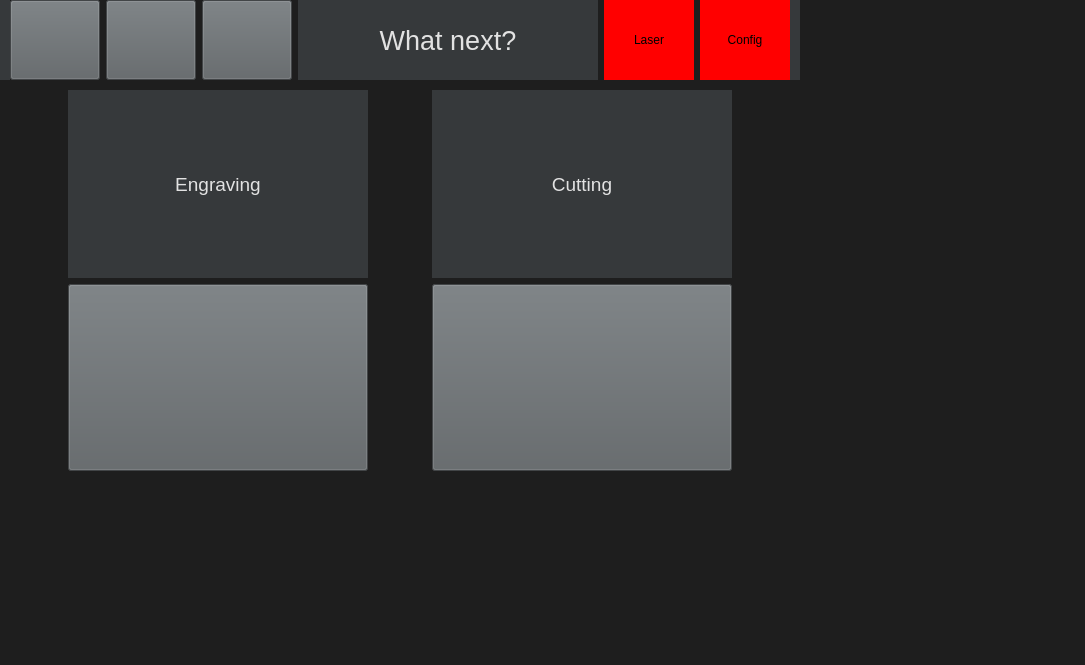
<?xml version="1.0" encoding="UTF-8"?>
<ui version="4.0">
 <class>Form</class>
 <widget class="QWidget" name="Form">
  <property name="geometry">
   <rect>
    <x>0</x>
    <y>0</y>
    <width>1085</width>
    <height>665</height>
   </rect>
  </property>
  <property name="windowTitle">
   <string>Form</string>
  </property>
  <property name="styleSheet">
   <string notr="true">background-color: rgb(30, 30, 30);</string>
  </property>
  <widget class="QLabel" name="helpTitle_2">
   <property name="geometry">
    <rect>
     <x>0</x>
     <y>0</y>
     <width>800</width>
     <height>80</height>
    </rect>
   </property>
   <property name="font">
    <font>
     <pointsize>20</pointsize>
     <weight>50</weight>
     <bold>false</bold>
    </font>
   </property>
   <property name="styleSheet">
    <string notr="true">background-color: rgb(54, 57, 59);
color: rgb(226, 226, 226);</string>
   </property>
   <property name="text">
    <string/>
   </property>
   <property name="alignment">
    <set>Qt::AlignCenter</set>
   </property>
  </widget>
  <widget class="QWidget" name="gridLayoutWidget">
   <property name="geometry">
    <rect>
     <x>10</x>
     <y>90</y>
     <width>781</width>
     <height>381</height>
    </rect>
   </property>
   <layout class="QGridLayout" name="gridLayout">
    <item row="1" column="0">
     <widget class="QPushButton" name="engraveImageBtn">
      <property name="minimumSize">
       <size>
        <width>150</width>
        <height>150</height>
       </size>
      </property>
      <property name="maximumSize">
       <size>
        <width>300</width>
        <height>300</height>
       </size>
      </property>
      <property name="font">
       <font>
        <pointsize>10</pointsize>
        <weight>75</weight>
        <bold>true</bold>
       </font>
      </property>
      <property name="styleSheet">
       <string notr="true">background-color: rgb(92, 97, 100);
color: rgb(175, 177, 179);
</string>
      </property>
      <property name="text">
       <string/>
      </property>
      <property name="icon">
       <iconset>
        <normaloff>../../images/01.jpg</normaloff>../../images/01.jpg</iconset>
      </property>
      <property name="iconSize">
       <size>
        <width>256</width>
        <height>256</height>
       </size>
      </property>
     </widget>
    </item>
    <item row="0" column="0">
     <widget class="QLabel" name="label_2">
      <property name="minimumSize">
       <size>
        <width>0</width>
        <height>30</height>
       </size>
      </property>
      <property name="font">
       <font>
        <pointsize>14</pointsize>
        <weight>50</weight>
        <bold>false</bold>
       </font>
      </property>
      <property name="styleSheet">
       <string notr="true">background-color: rgb(54, 57, 59);
color: rgb(226, 226, 226);</string>
      </property>
      <property name="text">
       <string>Engraving</string>
      </property>
      <property name="alignment">
       <set>Qt::AlignCenter</set>
      </property>
     </widget>
    </item>
    <item row="1" column="1">
     <widget class="QPushButton" name="cutImageBtn">
      <property name="minimumSize">
       <size>
        <width>150</width>
        <height>150</height>
       </size>
      </property>
      <property name="maximumSize">
       <size>
        <width>300</width>
        <height>300</height>
       </size>
      </property>
      <property name="font">
       <font>
        <pointsize>10</pointsize>
        <weight>75</weight>
        <bold>true</bold>
       </font>
      </property>
      <property name="styleSheet">
       <string notr="true">background-color: rgb(92, 97, 100);
color: rgb(175, 177, 179);
</string>
      </property>
      <property name="text">
       <string/>
      </property>
      <property name="icon">
       <iconset>
        <normaloff>../../images/01.jpg</normaloff>../../images/01.jpg</iconset>
      </property>
      <property name="iconSize">
       <size>
        <width>256</width>
        <height>256</height>
       </size>
      </property>
     </widget>
    </item>
    <item row="0" column="1">
     <widget class="QLabel" name="label_3">
      <property name="minimumSize">
       <size>
        <width>0</width>
        <height>30</height>
       </size>
      </property>
      <property name="font">
       <font>
        <pointsize>14</pointsize>
        <weight>50</weight>
        <bold>false</bold>
       </font>
      </property>
      <property name="styleSheet">
       <string notr="true">background-color: rgb(54, 57, 59);
color: rgb(226, 226, 226);</string>
      </property>
      <property name="text">
       <string>Cutting</string>
      </property>
      <property name="alignment">
       <set>Qt::AlignCenter</set>
      </property>
     </widget>
    </item>
   </layout>
  </widget>
  <widget class="QWidget" name="horizontalLayoutWidget_2">
   <property name="geometry">
    <rect>
     <x>10</x>
     <y>0</y>
     <width>780</width>
     <height>80</height>
    </rect>
   </property>
   <layout class="QHBoxLayout" name="horizontalLayout_3">
    <item>
     <widget class="QPushButton" name="backBtn">
      <property name="minimumSize">
       <size>
        <width>0</width>
        <height>0</height>
       </size>
      </property>
      <property name="maximumSize">
       <size>
        <width>999</width>
        <height>999</height>
       </size>
      </property>
      <property name="font">
       <font>
        <pointsize>10</pointsize>
        <weight>75</weight>
        <bold>true</bold>
       </font>
      </property>
      <property name="styleSheet">
       <string notr="true">background-color: rgb(92, 97, 100);
color: rgb(175, 177, 179);
</string>
      </property>
      <property name="text">
       <string/>
      </property>
      <property name="icon">
       <iconset>
        <normaloff>../Icons/backIcon2.png</normaloff>../Icons/backIcon2.png</iconset>
      </property>
      <property name="iconSize">
       <size>
        <width>32</width>
        <height>32</height>
       </size>
      </property>
     </widget>
    </item>
    <item>
     <widget class="QPushButton" name="helpBtn">
      <property name="minimumSize">
       <size>
        <width>0</width>
        <height>0</height>
       </size>
      </property>
      <property name="maximumSize">
       <size>
        <width>100</width>
        <height>100</height>
       </size>
      </property>
      <property name="font">
       <font>
        <pointsize>10</pointsize>
        <weight>75</weight>
        <bold>true</bold>
       </font>
      </property>
      <property name="cursor">
       <cursorShape>ArrowCursor</cursorShape>
      </property>
      <property name="toolTip">
       <string>&lt;html&gt;&lt;head/&gt;&lt;body&gt;&lt;p&gt;&lt;img src=&quot;:/newPrefix/helpIcon.png&quot;/&gt;&lt;/p&gt;&lt;/body&gt;&lt;/html&gt;</string>
      </property>
      <property name="styleSheet">
       <string notr="true">background-color: rgb(92, 97, 100);
color: rgb(175, 177, 179);
</string>
      </property>
      <property name="text">
       <string/>
      </property>
      <property name="icon">
       <iconset>
        <normaloff>../Icons/helpIcon.png</normaloff>../Icons/helpIcon.png</iconset>
      </property>
      <property name="iconSize">
       <size>
        <width>32</width>
        <height>64</height>
       </size>
      </property>
      <property name="flat">
       <bool>false</bool>
      </property>
     </widget>
    </item>
    <item>
     <widget class="QPushButton" name="homeBtn">
      <property name="minimumSize">
       <size>
        <width>0</width>
        <height>0</height>
       </size>
      </property>
      <property name="maximumSize">
       <size>
        <width>100</width>
        <height>100</height>
       </size>
      </property>
      <property name="font">
       <font>
        <pointsize>10</pointsize>
        <weight>75</weight>
        <bold>true</bold>
       </font>
      </property>
      <property name="styleSheet">
       <string notr="true">background-color: rgb(92, 97, 100);
color: rgb(175, 177, 179);
</string>
      </property>
      <property name="text">
       <string/>
      </property>
      <property name="icon">
       <iconset>
        <normaloff>../Icons/homeIcon.png</normaloff>../Icons/homeIcon.png</iconset>
      </property>
      <property name="iconSize">
       <size>
        <width>32</width>
        <height>32</height>
       </size>
      </property>
     </widget>
    </item>
    <item>
     <widget class="QLabel" name="pageTitle">
      <property name="minimumSize">
       <size>
        <width>300</width>
        <height>0</height>
       </size>
      </property>
      <property name="font">
       <font>
        <pointsize>20</pointsize>
        <weight>50</weight>
        <bold>false</bold>
       </font>
      </property>
      <property name="styleSheet">
       <string notr="true">background-color: rgb(54, 57, 59);
color: rgb(226, 226, 226);</string>
      </property>
      <property name="text">
       <string>What next?</string>
      </property>
      <property name="alignment">
       <set>Qt::AlignCenter</set>
      </property>
     </widget>
    </item>
    <item>
     <widget class="QLabel" name="laserLight">
      <property name="minimumSize">
       <size>
        <width>0</width>
        <height>0</height>
       </size>
      </property>
      <property name="maximumSize">
       <size>
        <width>999</width>
        <height>9999</height>
       </size>
      </property>
      <property name="styleSheet">
       <string notr="true">background-color: red;
color: rgb(0, 0, 0);</string>
      </property>
      <property name="text">
       <string>Laser</string>
      </property>
      <property name="alignment">
       <set>Qt::AlignCenter</set>
      </property>
     </widget>
    </item>
    <item>
     <widget class="QLabel" name="configLight">
      <property name="minimumSize">
       <size>
        <width>0</width>
        <height>0</height>
       </size>
      </property>
      <property name="maximumSize">
       <size>
        <width>9999</width>
        <height>9999</height>
       </size>
      </property>
      <property name="styleSheet">
       <string notr="true">background-color: red;
color: rgb(0, 0, 0);</string>
      </property>
      <property name="text">
       <string>Config</string>
      </property>
      <property name="alignment">
       <set>Qt::AlignCenter</set>
      </property>
     </widget>
    </item>
   </layout>
  </widget>
 </widget>
 <resources/>
 <connections/>
</ui>
